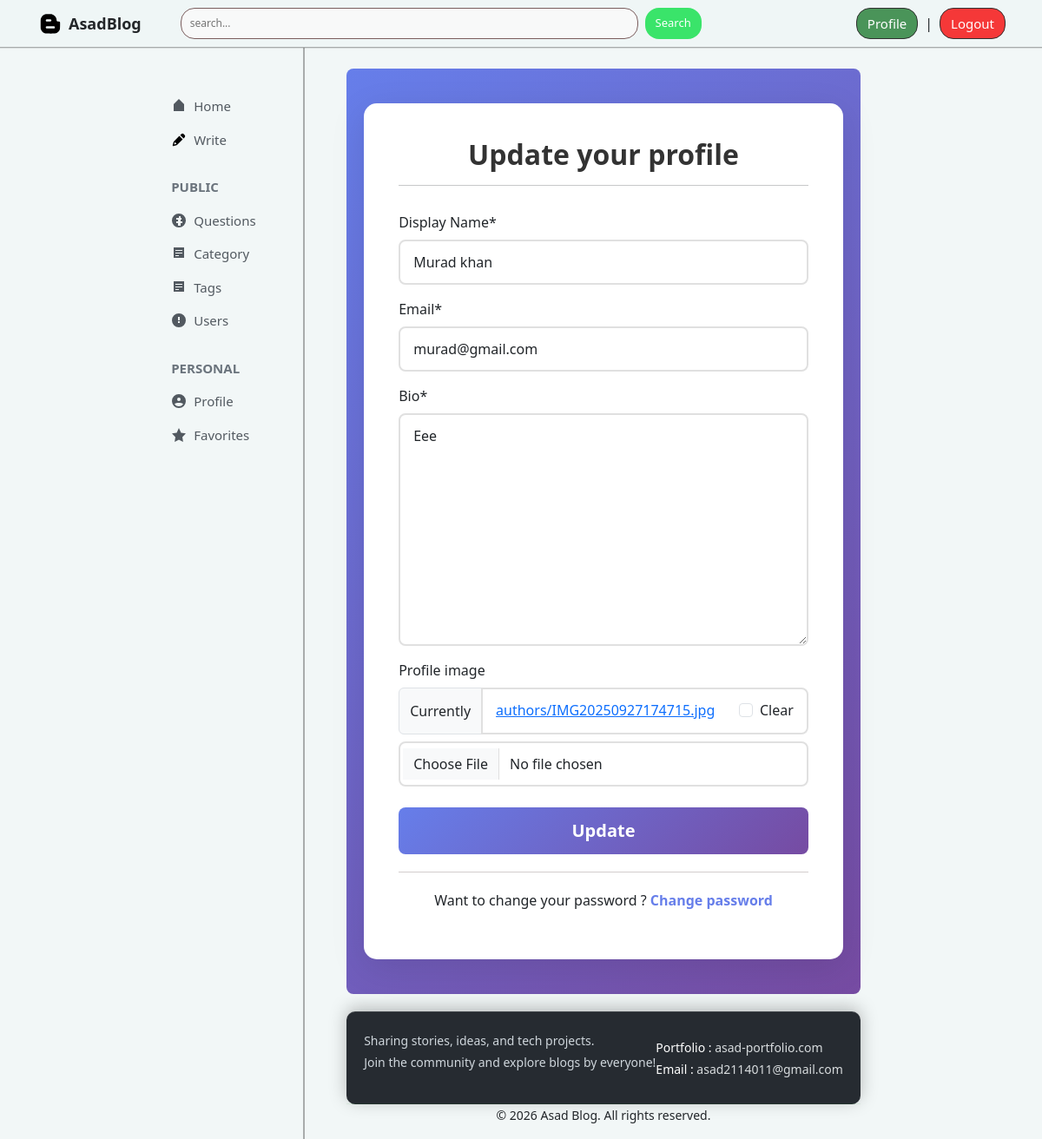
The app's page /author/profile/edit/ (signed in) with its own data.
### author/models.py (models this page shows, shortened)
class Author(models.Model):
    user=models.OneToOneField(User,on_delete=models.CASCADE,related_name="author_profile")
    name=models.CharField(max_length=100)
    slug=models.SlugField(max_length=120,unique=True,blank=True)
    bio=models.TextField()
    email=models.EmailField(max_length=100)
    profile_image=models.ImageField(upload_to='authors/',blank=True,null=True)
    created_at=models.DateTimeField(auto_now_add=True)

### author/views.py (the view)
# urls.py: path('profile/edit/',views.edit_profile,name="edit_profile"),
@login_required
def edit_profile(request):
    author=get_object_or_404(Author,user=request.user)
    if request.method=='POST':
        profile_form=forms.AuthorUpdateForm(request.POST,request.FILES,instance=author)
        if profile_form.is_valid():
            profile_form.save()
            messages.success(request,'Profile updated successfully')
            return redirect('profile')
    else:
        profile_form=forms.AuthorUpdateForm(instance=author)
    return render(request,'update_profile.html',{'form':profile_form})

### author/forms.py (shortened to what this page needs)
class AuthorUpdateForm(forms.ModelForm):
    class Meta:
        model=Author
        fields=['name','email','bio','profile_image']
        labels = {
            'name':'Display Name'
        }
        widgets={
            'bio':forms.Textarea(attrs={'row':4})
        }

### author/templates/update_profile.html (shortened to what this page needs)
{% extends "base.html" %}
{% load crispy_forms_tags %}
{% block content %}
<div class="login-container">
    <div class="login-card">
        <div class="login-header">
            <h2>Update your profile</h2>
            <hr>
        </div>
        <form method="POST">
            {{form|crispy}}
            <div class="d-grid gap-2 mt-4">
                <button type="submit" class="btn btn-primary btn-lg" >
                    Update
                </button>
            </div>
        </form>
        <div class="login-footer">
            <p class="text-center">
                Want to change your password ?
            <a href="{% url 'change_pass' %}" class="text-decoration-none fw-bold">Change password</a>
            </p>
        </div>
    </div>
</div>
{% endblock %}

### static/css/base.css (style rules this page uses)
body { background-color: #f2f7f7; margin: 0; display: flex; flex-direction: column; min-height: 100vh; }

### static/css/auth.css (style rules this page uses)
.register-container, .login-container { min-height: 80vh; display: flex; align-items: center; justify-content: center; padding: 20px; border-radius: 8px; margin-bottom: 20px; background: linear-gradient(135deg, #667eea 0%, #764ba2 100%); }
.register-card, .login-card { background: white; border-radius: 15px; box-shadow: 0 10px 40px rgba(0, 0, 0, 0.1); padding: 40px; max-width: 600px; width: 100%; margin: 20px auto; }
.register-header, .login-header { text-align: center; margin-bottom: 30px; }
.register-header h2, .login-header h2 { color: #333; font-weight: 700; margin-bottom: 10px; }
.register-card form .form-control, .login-card form .form-control { border-radius: 8px; padding: 12px 15px; border: 2px solid #e0e0e0; transition: all 0.3s ease; }
.register-card .btn-primary, .login-card .btn-primary { background: linear-gradient(135deg, #667eea 0%, #764ba2 100%); border: none; border-radius: 8px; padding: 12px; font-weight: 600; transition: transform 0.2s ease; }
.register-footer, .login-footer { margin-top: 20px; padding-top: 20px; border-top: 1px solid #d3cdcd; }
.register-footer a, .login-footer a { color: #667eea; transition: color 0.3s ease; }

### records on screen
Author: name "Murad khan", email "murad@gmail.com", bio "Eee"
